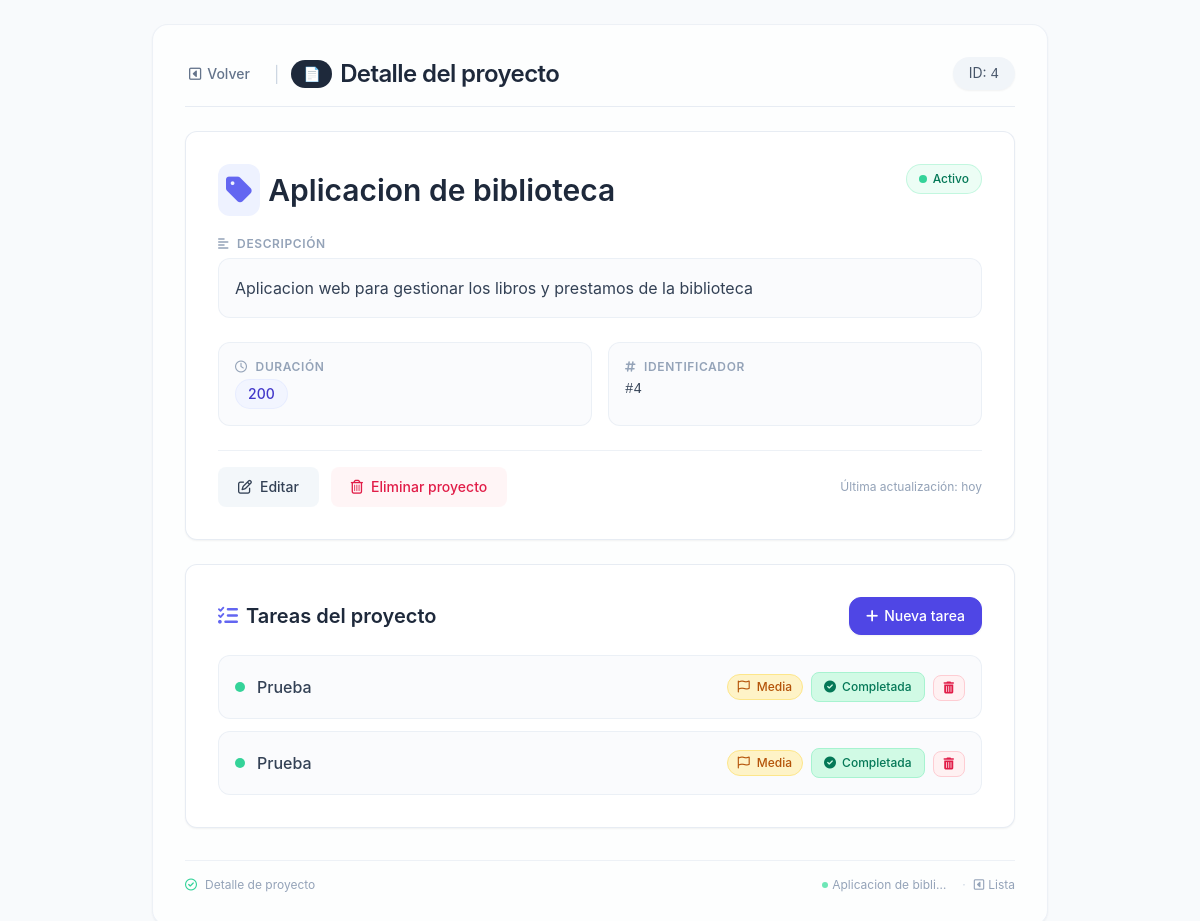
Screenshot of /proyectos/4/ with the database file from the repository.
### gestor_proyectos/models.py (models this page shows)
class Proyecto(models.Model):
  nombre = models.CharField(max_length=100) # Campo de texto (varchar)
  descripcion = models.TextField() # Campo de texto largo
  duracion = models.IntegerField() # Campo numérico entero

class Tarea(models.Model):
  PRIORIDAD_CHOICES = [
    ('BAJA', 'Baja'),
    ('MEDIA', 'Media'),
    ('ALTA', 'Alta'),
  ]
  ESTADO_CHOICES = [
    ('PENDIENTE', 'Pendiente'),
    ('EN_PROGRESO', 'En Progreso'),
    ('COMPLETADA', 'Completada'),
  ]
  proyecto = models.ForeignKey(
    Proyecto,
    on_delete=models.CASCADE,
    related_name='tareas'
  )
  titulo = models.CharField(max_length=50)
  prioridad = models.CharField(
    max_length=5,
    choices=PRIORIDAD_CHOICES,
    default='MEDIA'
  )
  estado = models.CharField(
    max_length=11,
    choices=ESTADO_CHOICES,
    default='PENDIENTE'
  )

### gestor_proyectos/views.py (the view)
# urls.py: path('proyectos/<int:id>/', views.ver_proyecto, name='ver_proyecto'),
def ver_proyecto(request, id):
  proyecto = Proyecto.objects.get(id=id)
  return render(request,'detalle-proyecto.html', {'proyecto': proyecto})

### gestor_proyectos/templates/detalle-proyecto.html (shortened to what this page needs)
<!DOCTYPE html>
<html lang="es">
<head>
    <script src="https://cdn.tailwindcss.com"></script>
    <link rel="stylesheet" href="https://cdnjs.cloudflare.com/ajax/libs/font-awesome/6.0.0-beta3/css/all.min.css" />
</head>
<body class="antialiased text-slate-700 p-4 md:p-6">
    <main class="max-w-4xl mx-auto bg-white/70 backdrop-blur-sm rounded-2xl shadow-sm p-6 md:p-8 border border-slate-200/60">
        <div class="flex flex-wrap items-center justify-between gap-4 mb-6 border-b border-slate-200/80 pb-4">
            <div class="flex items-center gap-3">
                <a href="{% url 'proyectos' %}"
                   class="inline-flex items-center gap-1.5 text-sm font-medium text-slate-500 hover:text-slate-700 transition-colors enlace-accion px-3 py-1.5 rounded-lg -ml-2">
                    <i class="fa-regular fa-square-caret-left"></i>
                    Volver
                </a>
                <span class="text-slate-300">|</span>
                <h1 class="text-2xl font-semibold tracking-tight text-slate-800 flex items-center gap-2">
                    <span class="bg-slate-800 text-white text-sm font-medium px-3 py-1 rounded-full">📄</span>
                    Detalle del proyecto
                </h1>
            </div>
            <div class="text-sm bg-slate-100 px-4 py-1.5 rounded-full text-slate-600 shadow-sm">
                ID: <span class="font-mono font-medium">{{ proyecto.id }}</span>
            </div>
        </div>
        <div class="detalle-card bg-white border border-slate-200/80 rounded-xl p-6 md:p-8 shadow-sm">
            <div class="flex flex-wrap items-start justify-between gap-4 mb-5">
                <h2 class="text-2xl md:text-3xl font-semibold text-slate-800 break-words flex items-center gap-2">
                    <span class="bg-indigo-50 p-2 rounded-xl text-indigo-500">
                        <i class="fa-solid fa-tag"></i>
                    </span>
                    {{ proyecto.nombre }}
                </h2>
                <span class="inline-flex items-center gap-1.5 text-xs font-medium text-emerald-700 bg-emerald-50 px-3 py-1.5 rounded-full border border-emerald-200/60">
                    <span class="w-2 h-2 rounded-full bg-emerald-400"></span>
                    Activo
                </span>
            </div>
            <div class="mb-6">
                <h3 class="text-xs font-semibold text-slate-400 uppercase tracking-wider mb-1.5 flex items-center gap-2">
                    <i class="fa-solid fa-align-left text-slate-400"></i>
                    Descripción
                </h3>
                <div class="bg-slate-50/70 rounded-xl p-4 border border-slate-200/60">
                    <p class="text-slate-700 leading-relaxed">
                        {{ proyecto.descripcion|default:"<span class='text-slate-400 italic'>Sin descripción proporcionada</span>" }}
                    </p>
                </div>
            </div>
            <div class="grid grid-cols-1 sm:grid-cols-2 gap-4 mb-6">
                <div class="bg-slate-50/70 rounded-xl p-4 border border-slate-200/60">
                    <h3 class="text-xs font-semibold text-slate-400 uppercase tracking-wider mb-1 flex items-center gap-2">
                        <i class="fa-regular fa-clock"></i>
                        Duración
                    </h3>
                    <p class="text-slate-700 font-medium flex items-center gap-2">
                        <span class="bg-indigo-50/70 px-3 py-1 rounded-full text-indigo-700 border border-indigo-100/60 text-sm">
                            {{ proyecto.duracion|default:"No especificada" }}
                        </span>
                    </p>
                </div>
                <div class="bg-slate-50/70 rounded-xl p-4 border border-slate-200/60">
                    <h3 class="text-xs font-semibold text-slate-400 uppercase tracking-wider mb-1 flex items-center gap-2">
                        <i class="fa-regular fa-hashtag"></i>
                        Identificador
                    </h3>
                    <p class="text-slate-700 font-mono text-sm">#{{ proyecto.id }}</p>
                </div>
            </div>
            <div class="flex flex-wrap items-center gap-3 pt-4 border-t border-slate-200/60 mt-2">
                <a href="{% url 'editar_proyecto' proyecto.id %}"
                   class="enlace-accion inline-flex items-center gap-2 px-5 py-2.5 text-sm font-medium text-slate-700 bg-slate-100/80 hover:bg-slate-200/80 rounded-lg transition-colors">
                    <i class="fa-regular fa-pen-to-square"></i>
                    Editar
                </a>
                <a href="{% url 'eliminar_proyecto' proyecto.id %}"
                   class="enlace-accion inline-flex items-center gap-2 px-5 py-2.5 text-sm font-medium text-rose-600 bg-rose-50/70 hover:bg-rose-100/80 rounded-lg transition-colors">
                    <i class="fa-regular fa-trash-can"></i>
                    Eliminar proyecto
                </a>
                <span class="text-xs text-slate-400 ml-auto">Última actualización: hoy</span>
            </div>
        </div>
        <div class="mt-6 bg-white border border-slate-200/80 rounded-xl p-6 md:p-8 shadow-sm">
            <div class="flex items-center justify-between gap-4 mb-5">
                <h2 class="text-xl font-semibold text-slate-800 flex items-center gap-2">
                    <i class="fa-solid fa-list-check text-indigo-500"></i>
                    Tareas del proyecto
                </h2>
                <a href="{% url 'crear_tarea' proyecto.id %}"
                   class="inline-flex items-center gap-1.5 px-4 py-2 bg-indigo-600 text-white text-sm font-medium rounded-xl border border-indigo-600 hover:bg-indigo-700 transition-colors shadow-sm">
                    <i class="fa-solid fa-plus"></i>
                    <span class="hidden sm:inline">Nueva tarea</span>
                </a>
            </div>
            <ul class="space-y-3">
                {% for tarea in proyecto.tareas.all %}
                    <li class="flex flex-col sm:flex-row items-start sm:items-center gap-2 p-4 bg-slate-50/70 rounded-xl border border-slate-200/60 hover:border-indigo-200 transition-colors">
                        <div class="flex items-center gap-3 flex-1 min-w-0 w-full sm:w-auto">
                            <span class="w-2.5 h-2.5 rounded-full flex-shrink-0
                                {% if tarea.estado == 'COMPLETADA' %}bg-emerald-400
                                {% elif tarea.estado == 'EN_PROGRESO' %}bg-amber-400
                                {% else %}bg-slate-400{% endif %}">
                            </span>
                            <span class="font-medium text-slate-700 truncate">{{ tarea.titulo }}</span>
                        </div>
                        <div class="flex flex-wrap items-center gap-2 w-full sm:w-auto ml-0 sm:ml-auto">
                            <span class="text-xs font-medium px-2.5 py-1 rounded-full
                                {% if tarea.prioridad == 'ALTA' %}bg-rose-100 text-rose-700 border border-rose-200
                                {% elif tarea.prioridad == 'MEDIA' %}bg-amber-100 text-amber-700 border border-amber-200
                                {% else %}bg-emerald-100 text-emerald-700 border border-emerald-200{% endif %}">
                                <i class="fa-regular fa-flag mr-1"></i>
                                {{ tarea.get_prioridad_display }}
                            </span>
                            <form action="{% url 'avanzar_estado_tarea' tarea.id %}" method="post" class="inline">
                                <button type="submit"
                                        class="btn-tarea inline-flex items-center gap-1.5 px-3 py-1.5 text-xs font-medium rounded-lg transition-colors
                                        {% if tarea.estado == 'COMPLETADA' %}
                                            bg-emerald-100 text-emerald-700 hover:bg-emerald-200 border border-emerald-200
                                        {% elif tarea.estado == 'EN_PROGRESO' %}
                                            bg-amber-100 text-amber-700 hover:bg-amber-200 border border-amber-200
                                        {% else %}
                                            bg-slate-100 text-slate-600 hover:bg-slate-200 border border-slate-200
                                        {% endif %}">
                                    {% if tarea.estado == 'COMPLETADA' %}
                                        <i class="fa-solid fa-circle-check"></i>
                                        {{ tarea.get_estado_display }}
                                    {% else %}
                                        <i class="fa-regular fa-circle-right"></i>
                                        {% if tarea.estado == 'PENDIENTE' %}Iniciar{% else %}Avanzar{% endif %}
                                    {% endif %}
                                </button>
                            </form>
                            <form action="{% url 'eliminar_tarea' tarea.id %}" method="post" class="inline">
                                <button onclick="return confirm('¿Estás seguro de eliminar esta tarea?')"
                                        type="submit"
                                        class="btn-tarea inline-flex items-center gap-1.5 px-2.5 py-1.5 text-xs font-medium rounded-lg transition-colors
                                        bg-rose-50 text-rose-600 hover:bg-rose-100 border border-rose-200">
                                    <i class="fa-solid fa-trash-can"></i>
                                </button>
                            </form>
                        </div>
                    </li>
                {% empty %}
                    <li class="text-center text-slate-400 py-8">
                        <i class="fa-regular fa-circle-check text-3xl block mb-3 text-slate-300"></i>
                        <p class="text-sm">Este proyecto aún no tiene tareas.</p>
                        <p class="text-xs mt-1">Haz clic en "Nueva tarea" para comenzar</p>
                    </li>
                {% endfor %}
            </ul>
        </div>
        <div class="mt-8 pt-4 border-t border-slate-200/60 text-xs text-slate-400 flex flex-wrap justify-between items-center">
            <span class="flex items-center gap-2">
                <i class="fa-regular fa-circle-check text-emerald-400"></i>
                Detalle de proyecto
            </span>
            <span class="flex gap-3">
                <span class="inline-flex items-center gap-1">
                    <span class="w-1.5 h-1.5 rounded-full bg-emerald-300"></span>
                    {{ proyecto.nombre|truncatechars:20 }}
                </span>
                <span class="inline-flex items-center gap-1">
                    <span class="mx-1 text-slate-300">·</span>
                    <i class="fa-regular fa-square-caret-left"></i>
                    <a href="{% url 'proyectos' %}" class="hover:text-indigo-500 transition-colors">
                        Lista
                    </a>
                </span>
            </span>
        </div>
    </main>
</body>
</html>

### gestor_proyectos/templates/detalle-proyecto.html (style rules this page uses)
body { font-family: 'Inter', -apple-system, BlinkMacSystemFont, 'Segoe UI', Roboto, sans-serif; background-color: #f8fafc; }
.detalle-card { transition: box-shadow 0.15s ease, transform 0.1s ease; }
.enlace-accion { transition: color 0.15s, background-color 0.15s; }
.btn-tarea { transition: all 0.15s ease; }

### rows the page displays
Proyecto: id "4", nombre "Aplicacion de biblioteca", descripcion "Aplicacion web para gestionar los libros y prestamos de la biblioteca", duracion "200", nombre "Aplicacion de bibli…"
Tarea: titulo "Prueba", prioridad "Media", estado "Completada"
Tarea: titulo "Prueba", prioridad "Media", estado "Completada"
